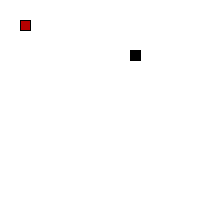
Frame 1 (no input)
Frame 60 (the mouse pressed at the canvas centre just before this capture): identical to frame 1, image omitted
Frame 120 (the mouse held since frame 60 and released just before this capture): identical to frame 1, image omitted

The Processing sketch that drew this single still picture (run headless with seeded random() and noise(); from frame 60 on, the mouse is pressed at the canvas centre):

// Processing sketch: processing_99963
// ── processing_99963.pde

int appX = floor(random(1,20))*10;
int appY = floor(random(1,20))*10;
int l = 1;
int i,mi,nmi,li;
int snkX[] =new int [l];
int snkY[]=new int [l];
int spX,spY;

char direction;
int nextX,nextY;

void setup(){
  size(200,200);
  background(255);
  snkX[0]=20;
  snkY[0]=20;
}

void draw(){  
  frameRate(10);
  background(255);
 
 //food to eat
  fill(0);
  rect(appX,appY,10,10);
  

  if(direction=='W'){
    spX=0;
    spY=-10;
}
    else if (direction=='S'){
    spX=0;
    spY=10;
}
    else if (direction=='A'){
    spX=-10;
    spY=0;
}
    else if (direction=='D'){
    spX=10;
    spY=0;
  }
  nextX = (int)snkX[0]+spX;
  nextY = (int)snkY[0]+spY;
//end game
if ((nextX<0)||(nextX>200)||(nextY<0)||(nextY>200)){
  background(255);
  textSize(30);
  fill(#FA0000);
  text("you LOSE",30,100);
  textSize(10);
  noLoop();
  



}
if(l == 2){
 // textSize(10); 
fill(0);
 text("FIRST BLOOD",50,60);

}

//draw snake 
  fill(180,0,0);
  for (li=l+1;li>1;li--){
   rect(snkX[li-2],snkY[li-2],10,10);
  }
//check if the snake eat the food.
  if ((nextX == appX)&&(nextY == appY)){

  snkX =expand(snkX,l+1);
  snkY=expand(snkY,l+1);
  for (mi=l+1;mi>1;mi--){
  snkX[mi-1]=snkX[mi-2];
  snkY[mi-1]=snkY[mi-2];  
}
  snkX[0] = nextX;
  snkY[0] = nextY;
  l=l+1;
 appX= (int)(random(1,20))*10;
 appY = (int)(random(1,20))*10;

 } else {
// move only 
  for (nmi=l;nmi>1;nmi--){
  snkX[nmi-1]=snkX[nmi-2];
  snkY[nmi-1]=snkY[nmi-2];  
}
  snkX[0] = nextX;
  snkY[0]=nextY;
 }





}

void keyPressed() {
  if (key == CODED) {
    if (keyCode == UP) {
     direction = 'W';
    } else if (keyCode == DOWN) {
      direction = 'S';
    } else if (keyCode == LEFT) {
      direction = 'A';
    } else if (keyCode == RIGHT) {
     direction = 'D';
    } 
}
}
